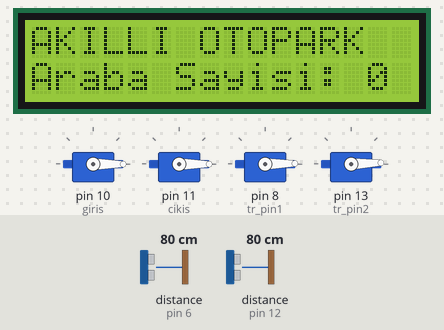
Bench run of a sketch on a simulated Arduino Uno, built with avr-gcc and run on an emulated ATmega328P. Parts: 16×2 character LCD, 4 × servo. Wiring (inferred from the names in the program): 2 × servo: signal pin 8 / signal pin 13. Inputs (shaded band) come from the test bench; at power-on: distance to the obstacle (sensors on pin 6, pin 12) 80 cm. The echo pulse lasts 58.3 µs per cm; servo pulses on a pin are drawn as a servo (544–2400 µs = 0–180°); what the sketch prints to the serial monitor is not drawn.

Above: at 1.2 s.
1.3 s: distance to the obstacle (sensor on pin 6) set to 11 cm
2.8 s: distance to the obstacle (sensor on pin 6) set to 8 cm
At 3.3 s:
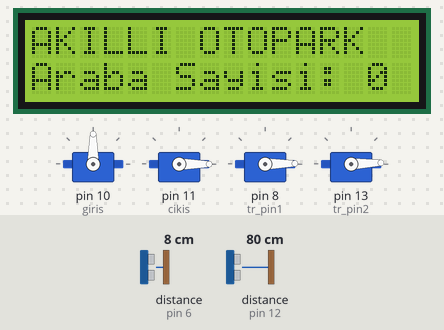
4.3 s: distance to the obstacle (sensor on pin 12) set to 11 cm
7.3 s: distance to the obstacle (sensor on pin 12) set to 8 cm
At 9.2 s:
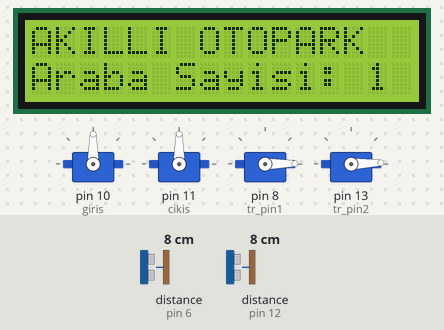
10.3 s: distance to the obstacle (sensor on pin 6) set to 18 cm
At 12.7 s:
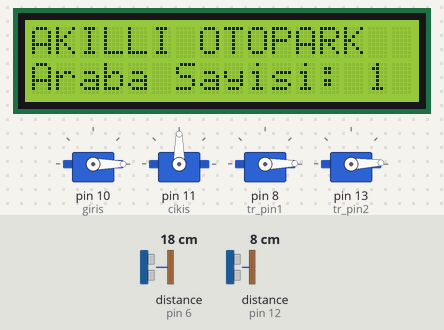
13.3 s: distance to the obstacle (sensor on pin 12) set to 35 cm
At 16.3 s:
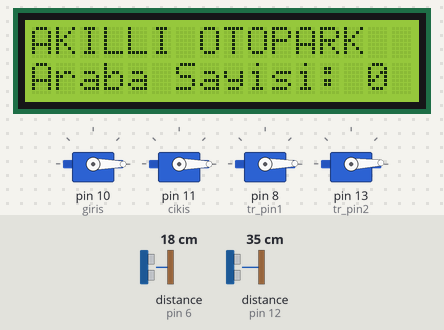
Timing chart, 0 to 17.3 s (numbered marks = the images above; inputs shaded):
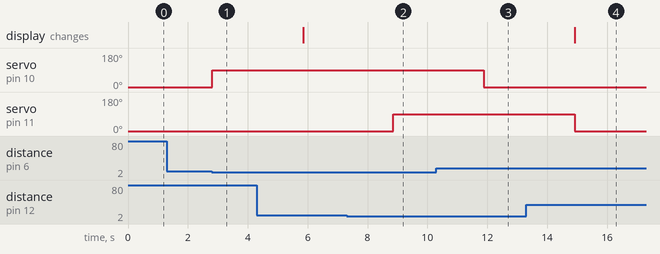

The sketch:

AkilliOtopark.ino
```cpp
#include <LiquidCrystal_I2C.h>

#include <Servo.h>
Servo giris,cikis;
LiquidCrystal_I2C lcd(0x27,16,2);

//Akıllı Otopark Projesi
//Giriş Otopark (1)
const int tr_pin1 = 8;
const int ec_pin1 = 6;

int sure1;
int mesafe1;
//Çıkış Otopark (2)
const int tr_pin2 = 13;
const int ec_pin2 = 12;

int sure2;
int mesafe2;

int arabaSayac = 0;

void setup() {
  // initialize LCD
  lcd.init();
  // turn on LCD backlight
  lcd.backlight();
  pinMode(tr_pin1 , OUTPUT);
  pinMode(ec_pin1 , INPUT);

   pinMode(tr_pin2 , OUTPUT);
  pinMode(ec_pin2 , INPUT);

  giris.attach(10);
  cikis.attach(11);
  Serial.begin(9600);

}
void loop() {
int girisMesafesi = girisMesafe();
if(girisMesafesi<10){
  giris.write(90);

  arabaSayac++;
    delay(3000);
  //Kontrol Yeri kod fallback
  Serial.print("ic");
  Serial.println(girisMesafesi);
  Serial.print("arac:");
  Serial.println(arabaSayac);
}
else{
  giris.write(0);
  Serial.print("dıs");
  Serial.println(girisMesafesi);
}

int cikisMesafesi = cikisMesafe();
if(cikisMesafesi<10){
  cikis.write(90);

  arabaSayac--;
    delay(3000);
  //Kontrol Yeri kod fallback
  Serial.print("ic");
  Serial.println(cikisMesafesi);
  Serial.print("arac:");
  Serial.println(arabaSayac);
}
else{
  cikis.write(0);
  Serial.print("dıs");
  Serial.println(cikisMesafesi);
}

if(arabaSayac<0){
  arabaSayac=0;
}
if(arabaSayac==8){
//Otopark Full
  while(1){
    if(cikisMesafe()<10){
      break;
    }
  }

}
lcd.setCursor(0,0); // İlk satırın başlangıç noktası
lcd.print("AKILLI OTOPARK");

lcd.setCursor(0,1); // İlk satırın başlangıç noktası
lcd.print("Araba Sayisi:");

lcd.setCursor(14,1); // İlk satırın başlangıç noktası
lcd.print(arabaSayac);


}
int girisMesafe(){
  digitalWrite(tr_pin1 , HIGH);
  delayMicroseconds(1000);
  digitalWrite(tr_pin1 , LOW);
  sure1 = pulseIn(ec_pin1 , HIGH);
  mesafe1 = (sure1 / 2) / 29.1;
  return mesafe1;

  /*int yakinlik1 = map(mesafe1, 0, 100, 1, 4);
  Serial.print(" cisme olan uzaklık 1= ");
  Serial.println(mesafe1);
  Serial.println("------------------");*/
}
int cikisMesafe(){
  digitalWrite(tr_pin2 , HIGH);
  delayMicroseconds(1000);
  digitalWrite(tr_pin2 , LOW);
  sure2 = pulseIn(ec_pin2 , HIGH);
  mesafe2 = (sure2 / 2) / 29.1;
  return mesafe2;
  /*int yakinlik2 = map(mesafe2, 0, 100, 1, 4);
  Serial.print(" cisme olan uzaklık 2= ");
  Serial.println(mesafe2);
  Serial.println("------------------");*/
}
```

Measured:
- the behaviour switches between 10 and 9 cm on distance to the obstacle (sensor on pin 6) (found by bisection; images 0 and 1)
- the behaviour switches between 10 and 9 cm on distance to the obstacle (sensor on pin 12) (found by bisection; images 1 and 2)
- after the input at 1.3 s, every drawn part: stays the same
- after the input at 2.8 s, servo on pin 10 (giris): 0° → 90° at once
- after the input at 7.3 s, servo on pin 11 (cikis): 0° → 90° after 1.6 s
- after the input at 10.3 s, servo on pin 10 (giris): 90° → 0° after 1.6 s
- after the input at 13.3 s, servo on pin 11 (cikis): 90° → 0° after 1.6 s
